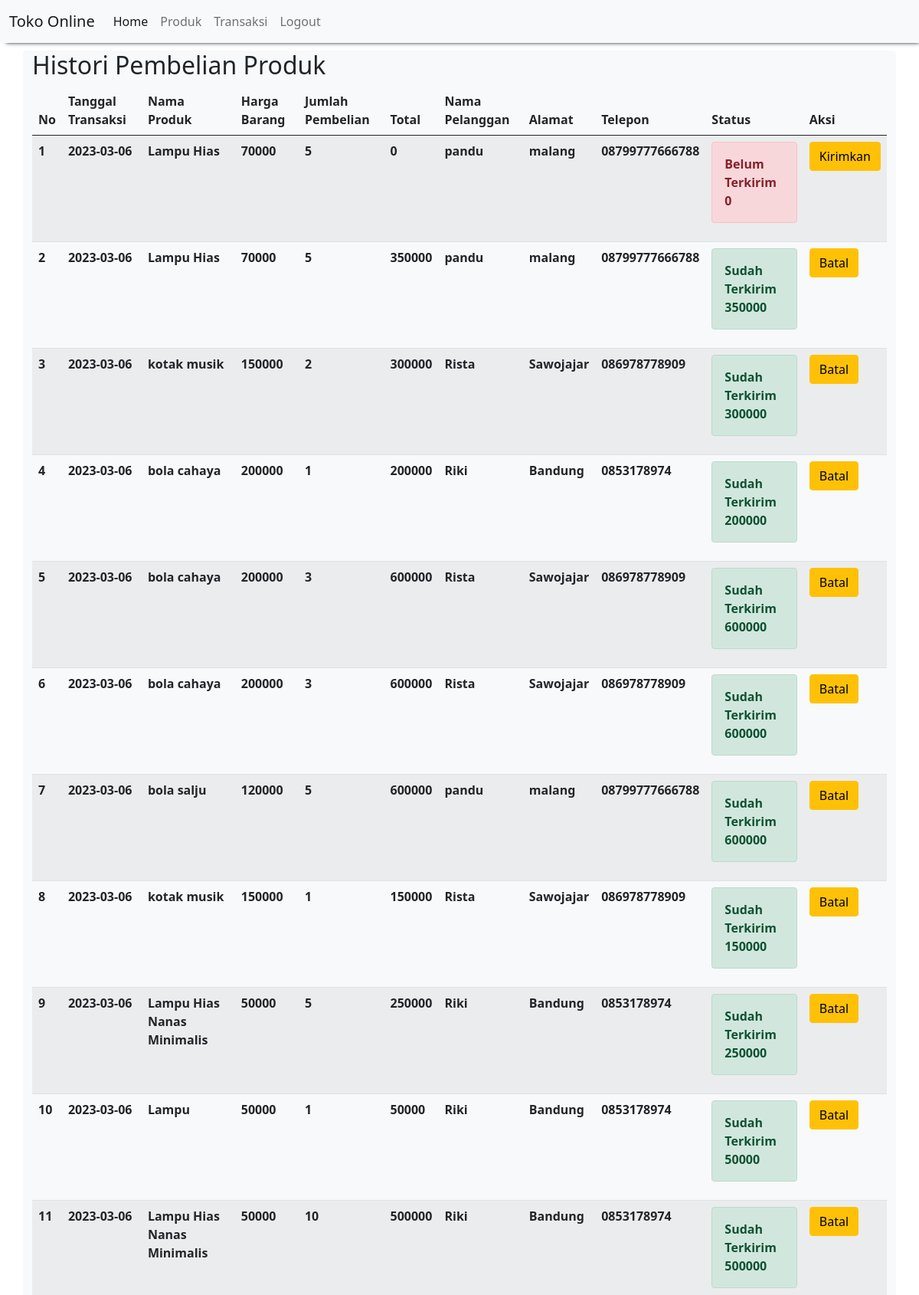
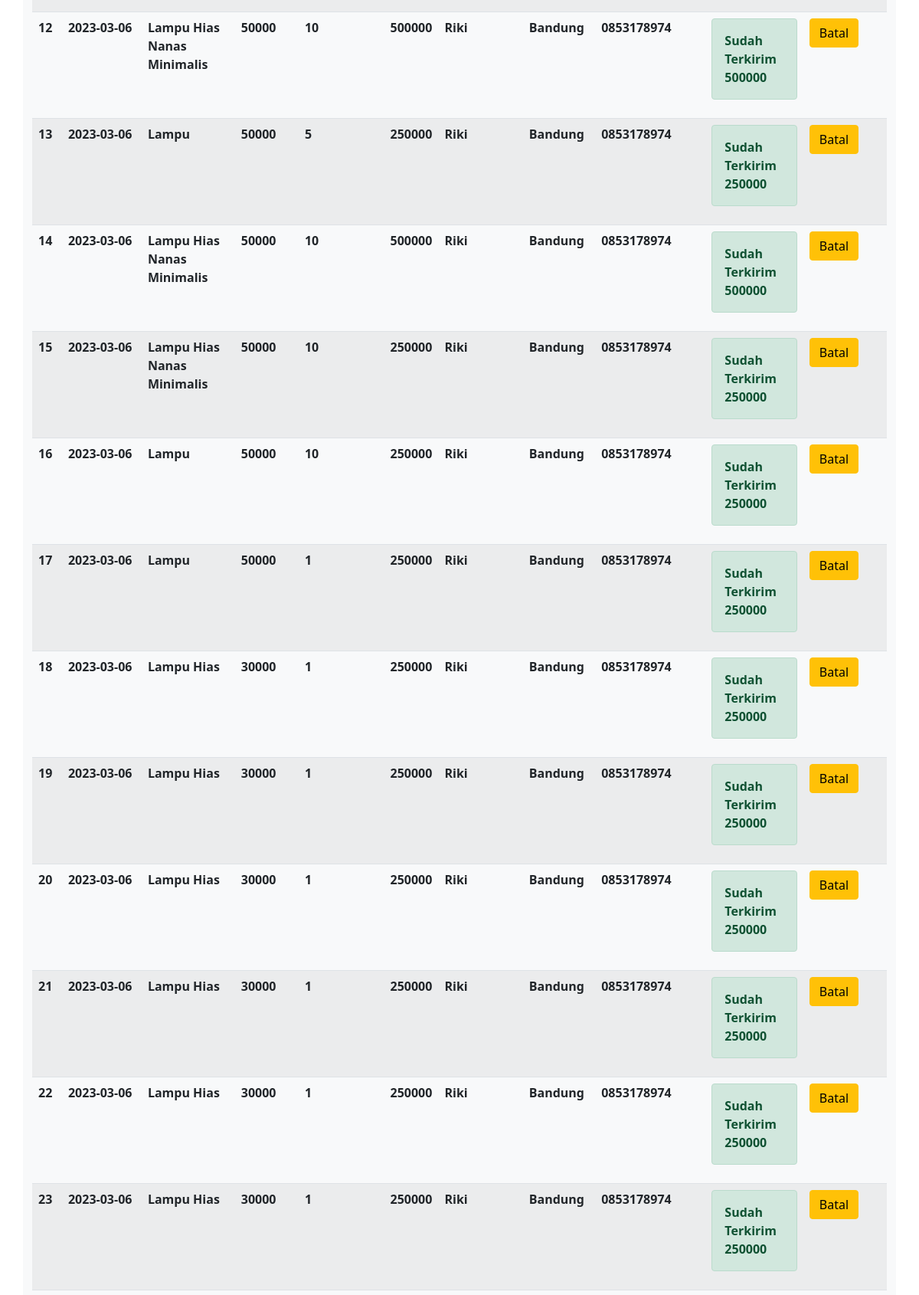
Screenshot of /Toko_Online/histori_pembelian.php (signed in, upper part) with the database file from the repository (2 pictures, top to bottom).
### tables this page shows
CREATE TABLE `detail_transaksi` (
  `id_detail_transaksi` int(11) NOT NULL,
  `id_transaksi` int(11) NOT NULL,
  `id_produk` int(11) NOT NULL,
  `qty` int(11) NOT NULL,
  `subtotal` int(11) NOT NULL
);

CREATE TABLE `transaksi` (
  `id_transaksi` int(11) NOT NULL,
  `id_pelanggan` int(11) NOT NULL,
  `id_petugas` int(11) NOT NULL,
  `tgl_transaksi` date NOT NULL
);

CREATE TABLE `produk` (
  `id_produk` int(11) NOT NULL,
  `nama_produk` varchar(100) NOT NULL,
  `deskripsi` text NOT NULL,
  `harga` int(11) NOT NULL,
  `foto_produk` varchar(255) NOT NULL
);

CREATE TABLE `pelanggan` (
  `id_pelanggan` int(11) NOT NULL,
  `nama` varchar(100) NOT NULL,
  `alamat` text NOT NULL,
  `telp` varchar(50) NOT NULL
);

### Toko_Online/histori_pembelian.php (the view)
<?php
    include "header.php";
?>
<h2>Histori Pembelian Produk</h2>
<table class="table table-hover table-striped">
    <thead>
        <th>No</th>
        <th>Tanggal Transaksi</th>
        <th>Nama Produk</th>
        <th>Harga Barang</th>
        <th>Jumlah Pembelian</th>
        <th>Total</th>
        <th>Nama Pelanggan</th>
        <th>Alamat</th>
        <th>Telepon</th>
        <th>Status</th>
        <th>Aksi</th>
    </thead>
    <tbody>
        <?php
            include "koneksi.php";
            $qry_histori=mysqli_query($conn,"select * from transaksi order by id_transaksi desc");
            $qry_harga=mysqli_query($conn,"select * from detail_transaksi order by id_detail_transaksi desc");
            $no=0;
            while($dt_histori=mysqli_fetch_array($qry_histori)){
                while ($data_harga=mysqli_fetch_array($qry_harga)) {
                $no++;
                $qry_produk=mysqli_query($conn,"select * from detail_transaksi join produk on produk.id_produk=detail_transaksi.id_produk join transaksi on transaksi.id_transaksi=detail_transaksi.id_transaksi join pelanggan on pelanggan.id_pelanggan=transaksi.id_pelanggan where id_detail_transaksi ='".$data_harga['id_detail_transaksi']."'");
                $dt_produk=mysqli_fetch_array($qry_produk);
                $produk_dibeli=$dt_produk['nama_produk'];
                $harga_barang=$dt_produk['harga'];
                $nama_pelanggan=$dt_produk['nama'];
                $alamat=$dt_produk['alamat'];
                $telepon=$dt_produk['telp'];
                $harga=$dt_produk['subtotal'];
                if ($dt_produk['subtotal']>0) {
                    $status_kirimkan= "<label class='alert alert-success'> Sudah Terkirim <br>".$harga."</label>";
                    $button_kembali="<a href='batal.php?id=".$data_harga['id_detail_transaksi']."' class='btn btn-warning' onclick='return confirm(\"hello\")'> Batal </a>";
                } else{
                    $status_kirimkan= "<label class='alert alert-danger'> Belum Terkirim <br>".$harga."</label>";
                    $button_kembali="<a href='kirimkan.php?id=".$data_harga['id_detail_transaksi']."' class='btn btn-warning' onclick='return confirm(\"hello\")'> Kirimkan </a>";
                }
                ?>
                    <tr>
                        <td style="font-weight:bold"><?= $no ?></td>
                        <td style="font-weight:bold"><?= $dt_histori['tgl_transaksi'] ?></td>
                        <td style="font-weight:bold"><?= $produk_dibeli ?></td>
                        <td style="font-weight:bold"><?= $harga_barang ?></td>
                        <td style="font-weight:bold"><?= $data_harga['qty'] ?></td>
                        <td style="font-weight:bold"><?= $harga ?></td>
                        <th><?= $nama_pelanggan ?></th>
                        <th><?= $alamat ?></th>
                        <th><?= $telepon ?></th>
                        <td style="font-weight:bold"><?= $status_kirimkan ?></td>
                        <td style="font-weight:bold"><?= $button_kembali ?></td>
                    </tr>
                <?php
                }
            }
                ?>
    </tbody>
</table>
<?php
    include "footer.php";
?>

### rows the page displays
transaksi: tgl_transaksi "2023-03-06"
detail_transaksi: id_transaksi.tgl_transaksi "2023-03-06", id_produk.nama_produk "Lampu Hias", id_produk.harga "70000", qty "5", subtotal "0", pelanggan.nama "pandu", pelanggan.alamat "malang", pelanggan.telp "08799777666788"
detail_transaksi: id_produk.nama_produk "Lampu Hias", id_produk.harga "70000", qty "5", subtotal "350000", pelanggan.nama "pandu", pelanggan.alamat "malang", pelanggan.telp "08799777666788"
detail_transaksi: id_produk.nama_produk "kotak musik", id_produk.harga "150000", qty "2", subtotal "300000", pelanggan.nama "Rista", pelanggan.alamat "Sawojajar", pelanggan.telp "086978778909"
detail_transaksi: id_produk.nama_produk "bola cahaya", id_produk.harga "200000", qty "1", subtotal "200000", pelanggan.nama "Riki", pelanggan.alamat "Bandung", pelanggan.telp "0853178974"
detail_transaksi: id_produk.nama_produk "bola cahaya", id_produk.harga "200000", qty "3", subtotal "600000", pelanggan.nama "Rista", pelanggan.alamat "Sawojajar", pelanggan.telp "086978778909"
detail_transaksi: id_produk.nama_produk "bola cahaya", id_produk.harga "200000", qty "3", subtotal "600000", pelanggan.nama "Rista", pelanggan.alamat "Sawojajar", pelanggan.telp "086978778909"
detail_transaksi: id_produk.nama_produk "bola salju", id_produk.harga "120000", qty "5", subtotal "600000", pelanggan.nama "pandu", pelanggan.alamat "malang", pelanggan.telp "08799777666788"
detail_transaksi: id_produk.nama_produk "kotak musik", id_produk.harga "150000", qty "1", subtotal "150000", pelanggan.nama "Rista", pelanggan.alamat "Sawojajar", pelanggan.telp "086978778909"
detail_transaksi: id_produk.nama_produk "Lampu Hias Nanas Minimalis", id_produk.harga "50000", qty "5", subtotal "250000", pelanggan.nama "Riki", pelanggan.alamat "Bandung", pelanggan.telp "0853178974"
detail_transaksi: id_produk.nama_produk "Lampu", id_produk.harga "50000", qty "1", subtotal "50000", pelanggan.nama "Riki", pelanggan.alamat "Bandung", pelanggan.telp "0853178974"
detail_transaksi: id_produk.nama_produk "Lampu Hias Nanas Minimalis", id_produk.harga "50000", qty "10", subtotal "500000", pelanggan.nama "Riki", pelanggan.alamat "Bandung", pelanggan.telp "0853178974"
detail_transaksi: id_produk.nama_produk "Lampu Hias Nanas Minimalis", id_produk.harga "50000", qty "10", subtotal "500000", pelanggan.nama "Riki", pelanggan.alamat "Bandung", pelanggan.telp "0853178974"
detail_transaksi: id_produk.nama_produk "Lampu", id_produk.harga "50000", qty "5", subtotal "250000", pelanggan.nama "Riki", pelanggan.alamat "Bandung", pelanggan.telp "0853178974"
detail_transaksi: id_produk.nama_produk "Lampu Hias Nanas Minimalis", id_produk.harga "50000", qty "10", subtotal "500000", pelanggan.nama "Riki", pelanggan.alamat "Bandung", pelanggan.telp "0853178974"
detail_transaksi: id_produk.nama_produk "Lampu Hias Nanas Minimalis", id_produk.harga "50000", qty "10", subtotal "250000", pelanggan.nama "Riki", pelanggan.alamat "Bandung", pelanggan.telp "0853178974"
detail_transaksi: id_produk.nama_produk "Lampu", id_produk.harga "50000", qty "10", subtotal "250000", pelanggan.nama "Riki", pelanggan.alamat "Bandung", pelanggan.telp "0853178974"
detail_transaksi: id_produk.nama_produk "Lampu", id_produk.harga "50000", qty "1", subtotal "250000", pelanggan.nama "Riki", pelanggan.alamat "Bandung", pelanggan.telp "0853178974"
detail_transaksi: id_produk.nama_produk "Lampu Hias", id_produk.harga "30000", qty "1", subtotal "250000", pelanggan.nama "Riki", pelanggan.alamat "Bandung", pelanggan.telp "0853178974"
detail_transaksi: id_produk.nama_produk "Lampu Hias", id_produk.harga "30000", qty "1", subtotal "250000", pelanggan.nama "Riki", pelanggan.alamat "Bandung", pelanggan.telp "0853178974"
detail_transaksi: id_produk.nama_produk "Lampu Hias", id_produk.harga "30000", qty "1", subtotal "250000", pelanggan.nama "Riki", pelanggan.alamat "Bandung", pelanggan.telp "0853178974"
detail_transaksi: id_produk.nama_produk "Lampu Hias", id_produk.harga "30000", qty "1", subtotal "250000", pelanggan.nama "Riki", pelanggan.alamat "Bandung", pelanggan.telp "0853178974"
detail_transaksi: id_produk.nama_produk "Lampu Hias", id_produk.harga "30000", qty "1", subtotal "250000", pelanggan.nama "Riki", pelanggan.alamat "Bandung", pelanggan.telp "0853178974"
detail_transaksi: id_produk.nama_produk "Lampu Hias", id_produk.harga "30000", qty "1", subtotal "250000", pelanggan.nama "Riki", pelanggan.alamat "Bandung", pelanggan.telp "0853178974"
